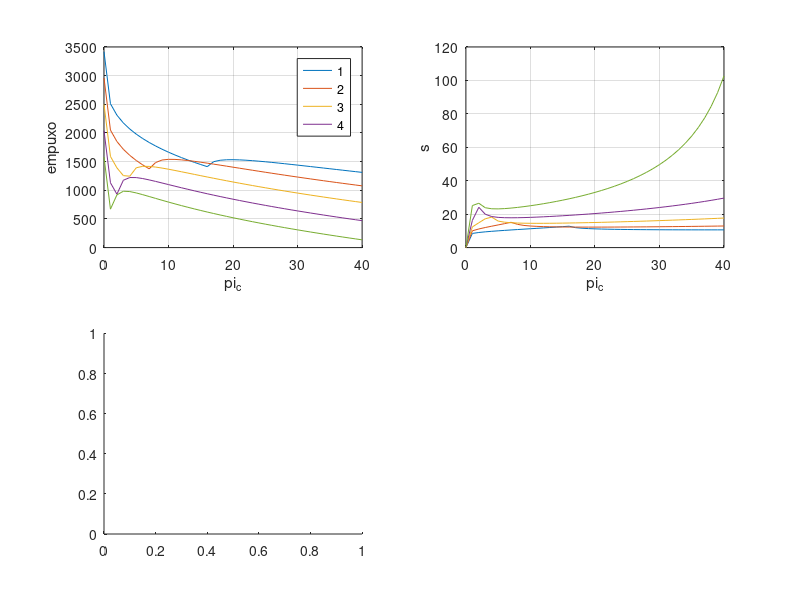

This figure's MATLAB source: (Note: this script raises an error after producing the figure.)
% Turbofan ideal 
% aqui corremos em pi_c

%zerando------------------------------------------------------------------%
clear variables
close all
clc
format long
%-------------------------------------------------------------------------%

% Dados iniciais conhecidos-----------------------------------------------%
M0   = 0.8;                     %M0
T0   = 240;                   %temperatura inicial    |K|
y    = 1.4;                     
cp   = 1004;                    %                       |J/kgK| 
hpr  = 42800;                   %                       |kJ/kg|           
Tt4  = 1370;                    %temperaturas no fim da camara de combustao |K|
nprop = 0.83;
pi_c = 0:1:40;                 %varredura em pi_c
tal_T = 0.4:0.1:0.8;           %CONJUNTO FECHADO
tal_t = tal_T';           
                

j = length(tal_t);%cada linha do gr?fico CONJUNTO FECHADO
n = length(pi_c);%onde corremos   
%-------------------------------------------------------------------------%

%saida--------------------------------------------------------------------%
%       empuxo = |N/(kg/s)|
%       f      = |adimensional| razao combustivel/ air
%       f0     = 
%       s      = |(mg/s)/N| consumo espef?cico de combust?vel por empuxo
%       nT     = |adimensional|
%       nP     = |adimensional|
%       n0     = |adimensional|
%       pi_f ou alfa
%-------------------------------------------------------------------------%

%pre-alocando matrizes com zeros para preenche-las------------------------%
tal_r   = zeros(j,n); 
tal_lambida = zeros(j,n); 
raz_1   = zeros(j,n);
raz_2   = zeros(j,n);
ftotal  = zeros(j,n);
s       = zeros(j,n);
nP      = zeros(j,n);
nT      = zeros(j,n);
n0      = zeros(j,n);
%-------------------------------------------------------------------------%

R           = ((y-1)/y)*cp;
    a0          = sqrt(y*R*T0);
    tal_r       = 1+((y-1)/2).*(M0.^2);
    tal_lambida = (Tt4)/(T0);


%loop de varredura em pi_c--------------------------------------------------%
for i = 1:j    
    for k = 1:n

   
    tal_c       = (pi_c).^((y-1)/y);
    f           = ((cp*T0)/hpr).*(tal_lambida-tal_r.*tal_c)/1000;
    tal_tH      = 1 - (tal_r/tal_lambida).*(tal_c-1);
    tal_tL      = tal_t./tal_tH;
    %raz_1 = V9/a0
    raz_1       = sqrt((2/(y-1)).*((tal_lambida.*tal_t)-((tal_lambida)./(tal_r.*tal_c))));
    Cc          = (y-1).*M0.*(raz_1-M0);
    Cprop       = nprop.*tal_lambida.*tal_tH.*(1-tal_tL);
    Ctot        = Cprop+Cc;
    %raz_2 = F/m0ponto EMPUXO
    raz_2       = (Ctot.*cp.*T0)./(a0.*M0);
    s           = (f./raz_2).*1000000;
    nT          = (1-(1./(tal_r.*tal_c)));
    n0          = (Ctot)./(tal_lambida-tal_r.*tal_c);
    nP          = (n0./nT);
  
    
    %Graficos---------------------------------------------------------%
        figure(1)
        subplot(2,2,1)
        plot(pi_c,raz_2)
        xlabel('pi_c')
        ylabel('empuxo')
        grid
        legend('1','2','3','4')
        
        subplot(2,2,2)
        plot(pi_c,s)
        xlabel('pi_c')
        ylabel('s')
        grid
       
        subplot(2,2,3)
        plot(pi_c,tal_t)
        xlabel('pi_c')
        ylabel('tal_t')
        grid
        
        disp(raz_2)

    end
end

        
     

%----------------------------------------------------------------------%

